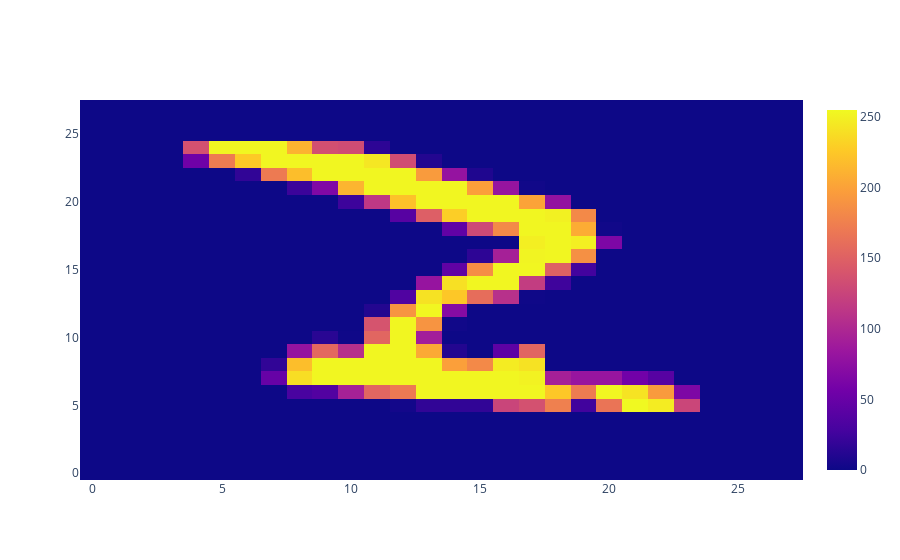

Here is the notebook cell this chart was saved with:
### Code cell
configure_plotly_browser_state()
import plotly.express as px
fig = go.Figure(
    data=go.Heatmap(z=train_images[0])
)
fig.update_layout(
    autosize = False
)
iplot(fig)

### Figure 1 — Plotly figure (JSON) as saved in the notebook; plotly's stock layout.template omitted (floating-point values rounded to 4 significant figures; data arrays with more than 128 entries replaced by an {"elided": "..."} marker saying what was removed)
{"data": [{"z": {"elided": "28x28 int values"}, "type": "heatmap"}], "layout": {"autosize": false}}
